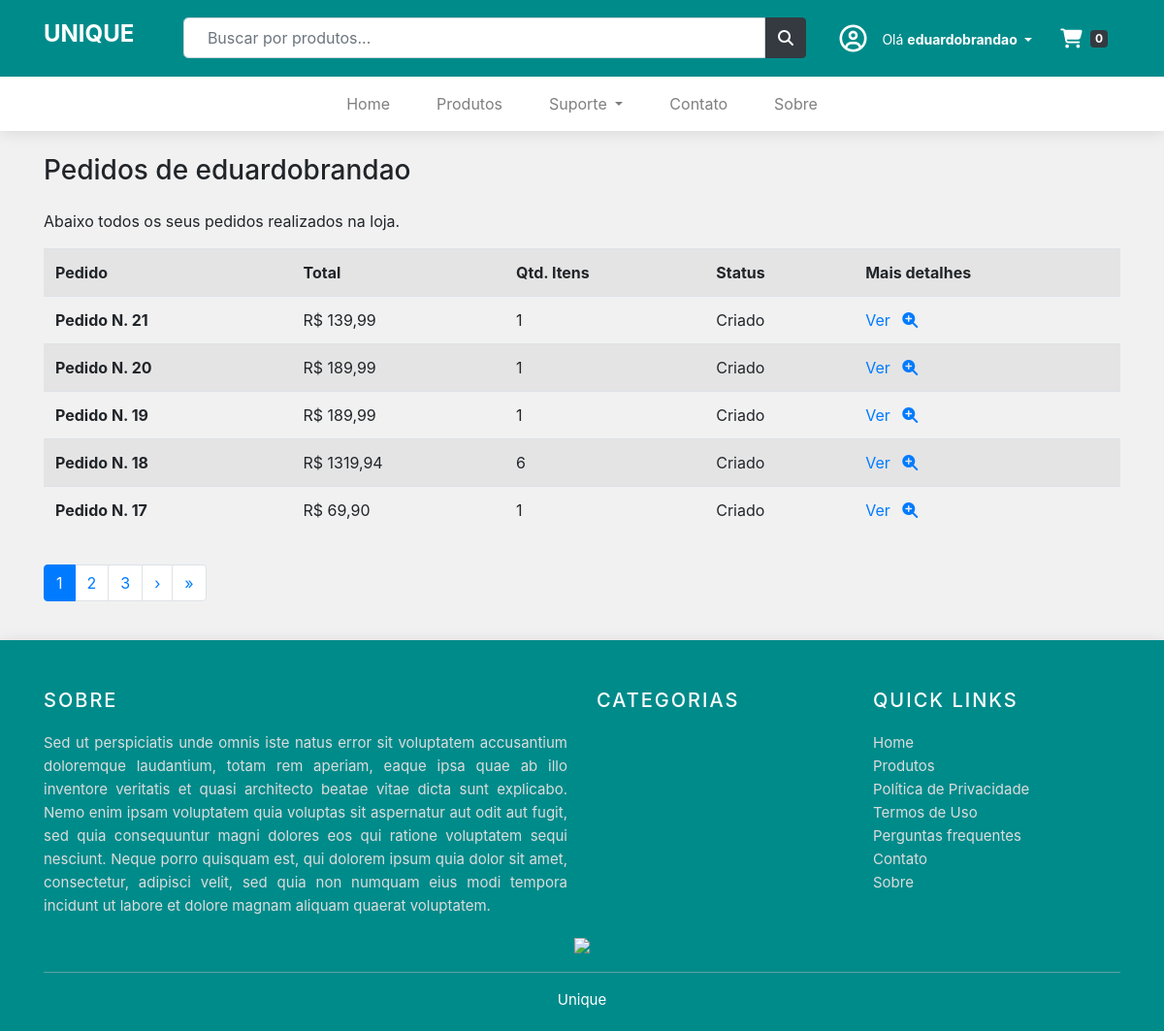
/pedido/lista/ (signed in), run on the app's committed database.
### pedido/models.py (models this page shows)
class Pedido(models.Model):
    usuario = models.ForeignKey(
        User, on_delete=models.CASCADE, verbose_name='Usuário')
    total = models.FloatField()
    qtd_total = models.PositiveIntegerField()
    status = models.CharField(
        default="C",
        max_length=1,
        choices=(
            ('A', 'Aprovado'),
            ('C', 'Criado'),
            ('R', 'Reprovado'),
            ('P', 'Pendente'),
            ('E', 'Enviado'),
            ('F', 'Finalizado'),
        )
    )
    def __str__(self):
        return f'Pedido N. {self.pk}'

### pedido/views.py (the view)
# urls.py: path('lista/', views.Lista.as_view(), name='lista'),
class Lista(DispatchLoginRequiredMixin, ListView):
    model = Pedido
    context_object_name = 'pedidos'
    template_name = 'pedido/lista.html'
    paginate_by = 5
    ordering = ['-id']

### pedido/views.py (called while the page is built)
    def dispatch(self, *args, **kwargs):
        if not self.request.user.is_authenticated:
            return redirect('perfil:criar')
        return super().dispatch(*args, **kwargs)

    def get_queryset(self, *args, **kwargs):
        qs = super().get_queryset(*args, **kwargs)
        qs = qs.filter(usuario=self.request.user)
        return qs

### produto/templatetags/omfilters.py (called while the page is built)
@register.filter
def formata_preco(val):
    return utils.formata_preco(val=val)

### utils/utils.py (called while the page is built)
def formata_preco(val):
    return f'R$ {val:.2f}'.replace('.', ',')

### pedido/templates/pedido/lista.html (shortened to what this page needs)
{% extends 'base.html' %}
{% load omfilters %}
{% block conteudo %}
<div class="row">
    <div class="col">
        <h3 class="mb-4">Pedidos de {{ user }}</h3>
        <p>Abaixo todos os seus pedidos realizados na loja.</p>
        <div class="table-responsive">
            <table class="table table-striped">
                <tr>
                    <th scope="col">Pedido</th>
                    <th scope="col">Total</th>
                    <th scope="col">Qtd. Itens</th>
                    <th scope="col">Status</th>
                    <th scope="col">Mais detalhes</th>
                </tr>
                {% for pedido in pedidos %}
                <tr>
                    <th scope="row">{{ pedido }}</td>
                    <td>{{ pedido.total|formata_preco }}</td>
                    <td>{{ pedido.qtd_total }}</td>
                    <td>{{ pedido.get_status_display }}</td>
                    <td>
                        <a href="{% url 'pedido:detalhe' pedido.id %}">
                            Ver <i class="fas fa-search-plus ml-2"></i>
                        </a>
                    </td>
                </tr>
                {% endfor %}
            </table>
        </div>
    </div>
</div>
{% include 'parciais/_pagination.html' %}
{% endblock %}

### templates/base.html (shortened to what this page needs)
{% load static %}
<!doctype html>
<html lang="pt">
<head>
    {% include 'parciais/_head.html' %}
</head>
<body style='background-color: #f1f1f1;'>
    {% include 'parciais/_nav.html' %}
    <main class="container mt-4 mb-4">
        {% block conteudo %}{% endblock %}
    </main>
    {% include 'parciais/_footer.html'%}
</body>
</html>

### templates/parciais/_head.html (shortened to what this page needs)
{% load static %}
<link rel="stylesheet" href="https://stackpath.bootstrapcdn.com/bootstrap/4.5.0/css/bootstrap.min.css"
>
<link rel="stylesheet" href="{% static 'css/nav.css'%}">
<link rel="stylesheet" href="{% static 'css/sobre.css'%}">
<link rel="stylesheet" href="{% static 'css/footer.css'%}">
<link rel="stylesheet" href="{% static 'css/formulario.css'%}">
<link rel="stylesheet" href="{% static 'css/style.css'%}">

### templates/parciais/_nav.html (shortened to what this page needs)
{% load static %}
{% load omfilters %}
<nav class="navbar navbar-expand-md fundo1 main-menu" style="box-shadow:none">
    <div class="container">
        <a class=" navbar-brand" href="/">
            <h4 class="font-weight-bold" style="color: white;">UNIQUE</h4>
        </a>
        <div class="collapse navbar-collapse">
            <form class="form-inline my-2 my-lg-0 mx-auto" method="GET" action="{% url 'produto:busca' %}">
                <input class="form-control" type="search" placeholder="Buscar por produtos..." aria-label="Search"
                    name="termo" value="{{ request.GET.termo }}">
                <button class="btn btn-dark my-2 my-sm-0" type="submit">
                    <i class="fa-solid fa-magnifying-glass"></i>
                </button>
            </form>
            <ul class="navbar-nav">
                {% if request.user.is_authenticated %}
                <li class="nav-item">
                    <a href="#" target="_blank" title=""><i class="fa-regular fa-circle-user fa-2x mr-2 mt-2"
                            style="color: #fff; font-size: 28px;"></i></a>
                </li>
                <li class="nav-item dropdown mr-2">
                    <a class="nav-link dropdown-toggle mt-1" href="#" id="navbarDropdown" role="button"
                        data-toggle="dropdown" aria-haspopup="false" aria-expanded="false"
                        style="color: #fff; font-size: 14px;">
                        Olá <strong>{{request.user}}</strong>
                    </a>
                </li>
                    {% endif %}
                <li class="nav-item">
                    <a class="btn btn-link" href="{% url 'produto:carrinho' %}">
                        {% if request.user.is_authenticated %}
                        <i class="fas fa-shopping-cart fa-lg mr-1" style=" color: #fff; margin-top: 10px;"></i>
                        {% else %}
                        <i class="fas fa-shopping-cart fa-lg mr-1" style=" color: #fff; margin-top: 20px;"></i>
                        {% endif %}
                        {% if request.session.carrinho %}
                        <span class=" badge badge-dark">
                            {{ request.session.carrinho|qtd_total_carrinho }}
                        </span>
                        {% else %}
                        <span class="badge badge-dark">0</span>
                        {% endif %}
                    </a>
                </li>
            </ul>
        </div>
    </div>
</nav>
<nav class="navbar navbar-expand-md navbar-light bg-light sub-menu">
    <div class="container">
        <div class="collapse navbar-collapse" id="navbar">
            <ul class="navbar-nav mx-auto">
                <li class="nav-item">
                    <a class="nav-link" href="/">Home <span class="sr-only">(current)</span></a>
                </li>
                <li class="nav-item">
                    <a class="nav-link" href="{% url 'produto:lista' %}">Produtos</a>
                </li>
                <li class="nav-item dropdown">
                    <a class="nav-link dropdown-toggle" href="#" id="navbarDropdown" role="button"
                        data-toggle="dropdown" aria-haspopup="false" aria-expanded="false">
                        Suporte
                    </a>
                </li>
                <li class="nav-item">
                    <a class="nav-link" href="{% url 'suporte:contato' %}">Contato</a>
                </li>
                <li class="nav-item">
                    <a class="nav-link" href="{% url 'suporte:sobre' %}">Sobre</a>
                </li>
            </ul>
        </div>
    </div>
</nav>

### templates/parciais/_pagination.html (shortened to what this page needs)
{% if is_paginated %}
<div class="col mt-3 mb-3">
    <div class="row">
        <div class="pagination">
            <ul class="pagination">
                {% for num in page_obj.paginator.page_range %}
                {% if page_obj.number == num %}
                <li class="page-item active">
                    <a class="page-link" href="?page={{ num }}">{{ num }}</a>
                </li>
                {% elif num > page_obj.number|add:'-3' and num < page_obj.number|add:'3' %} <li class="page-item">
                    <a class="page-link" href="?page={{ num }}">{{ num }}</a>
                    </li>
                    {% endif %}
                    {% endfor %}
                    {% if page_obj.has_next %}
                    <li class="page-item">
                        <a class="page-link" href="?page={{ page_obj.next_page_number }}">&rsaquo;</a>
                    </li>
                    <li class="page-item">
                        <a class="page-link" href="?page={{ page_obj.paginator.num_pages }}">&raquo;</a>
                    </li>
                    {% endif %}
            </ul>
        </div>
    </div>
</div>
{% endif %}

### templates/parciais/_footer.html (shortened to what this page needs)
{% load static %}
<footer class="site-footer">
    <div class="container">
        <div class="row">
            <div class="col-sm-12 col-md-6">
                <h6>Sobre</h6>
                <p class="text-justify" style="color: #DCDCDC;">
                    Sed ut perspiciatis unde omnis iste natus error sit voluptatem accusantium doloremque laudantium,
                    totam rem aperiam,
                    eaque ipsa quae ab illo inventore veritatis et quasi architecto beatae vitae dicta sunt explicabo.
                    Nemo enim ipsam voluptatem
                    quia voluptas sit aspernatur aut odit aut fugit, sed quia consequuntur magni dolores eos qui ratione
                    voluptatem sequi nesciunt.
                    Neque porro quisquam est, qui dolorem ipsum quia dolor sit amet, consectetur, adipisci velit, sed
                    quia non numquam eius modi
                    tempora incidunt ut labore et dolore magnam aliquam quaerat voluptatem.
                </p>
            </div>
            <div class="col-xs-6 col-md-3">
                <h6>Categorias</h6>
            </div>
            <div class="col-xs-6 col-md-3">
                <h6>Quick Links</h6>
                <ul class="footer-links">
                    <li>
                        <a href="/" style="color: #DCDCDC;">Home</a>
                    </li>
                    <li>
                        <a href="{% url 'produto:lista' %}" style="color: #DCDCDC;">Produtos</a>
                    </li>
                    <li>
                        <a href="{% url 'suporte:privacidade' %}" style="color: #DCDCDC;">Política de Privacidade</a>
                    </li>
                    <li>
                        <a href="{% url 'suporte:termos' %}" style="color: #DCDCDC;">Termos de Uso</a>
                    </li>
                    <li>
                        <a href="{% url 'suporte:perguntas' %}" style="color: #DCDCDC;">Perguntas frequentes</a>
                    </li>
                    <li>
                        <a href="{% url 'suporte:contato' %}" style="color: #DCDCDC;">Contato</a>
                    </li>
                    <li>
                        <a href="{% url 'suporte:sobre' %}" style="color: #DCDCDC;">Sobre</a>
                    </li>
                </ul>
            </div>
        </div>
        <div class="row">
            <div class="col-sm-12 col-md-12">
                <div class="text-center">
                    <a href="/">
                        <img src="https://i.postimg.cc/PrVBvKWQ/unique-todo-1.png" height="200" />
                    </a>
                </div>
            </div>
        </div>
        <hr>
    </div>
    <div class="container">
        <div class="row">
            <div class="col-md-12 col-sm-12 col-xs-12">
                <p class="copyright-text text-center" style="color: #fff;">
                    Unique
                </p>
            </div>
        </div>
    </div>
</footer>

### templates/parciais/_gototop.html (shortened to what this page needs)
{% load static %}

### templates/static/css/nav.css (style rules this page uses)
.form-control { height: calc(2.5rem + 2px); padding: 0.5rem 1.5rem; font-size: 1rem; line-height: 1.5; border-radius: 0.3rem; }
.btn { font-size: 1rem; padding: 0.5rem 0.75rem; font-size: 1rem; line-height: 1.5; border-radius: 0.25rem; }
.form-inline .form-control { border-top-right-radius: 0; border-bottom-right-radius: 0; }
.form-inline .btn { border-top-left-radius: 0; border-bottom-left-radius: 0; }
@media (min-width: 768px) { .form-inline .form-control { width: 210px; } }
@media (min-width: 992px) { .form-inline .form-control { width: 440px; } }
@media (min-width: 1200px) { .form-inline .form-control { width: 600px; } }
.navbar { padding: 1rem; }
.main-menu { position: relative; z-index: 3; }
.sub-menu { position: relative; z-index: 2; padding: 0 1rem; }
@media (min-width: 768px) { .sub-menu { padding: 0 1rem; } }
@media (min-width: 768px) { .sub-menu.navbar-expand-md .navbar-nav .nav-link { padding: 1rem 1.5rem; } }
.navbar.bg-light { background: #fff !important; box-shadow: 0px 2px 15px 0px rgba(0, 0, 0, 0.1); }
.fundo1 { background-color: #008B8B; }

### templates/static/css/footer.css (style rules this page uses)
.site-footer { background: #008B8B !important; padding: 45px 0 20px; font-size: 15px; line-height: 24px; color: #737373; box-shadow: 0px 2px 15px 0px rgba(0, 0, 0, 0.1); }
.site-footer hr { border-top-color: #bbb; opacity: 0.5 }
.site-footer h6 { color: #fff; font-size: 20px; text-transform: uppercase; margin-top: 5px; margin-bottom: 20px; letter-spacing: 2px }
.site-footer a { color: white; }
.footer-links { padding-left: 0; list-style: none }
.footer-links li { display: block }
.footer-links a { color: #737373 }
.copyright-text { margin: 0 }

### templates/static/css/formulario.css (style rules this page uses)
input { outline: none; border: none; }
button { outline: none !important; border: none; background: transparent; }

### data on the page
Pedido: id "Pedido N. 21", total "R$ 139,99", qtd_total "1", status "Criado"
Pedido: id "Pedido N. 20", total "R$ 189,99", qtd_total "1", status "Criado"
Pedido: id "Pedido N. 19", total "R$ 189,99", qtd_total "1", status "Criado"
Pedido: id "Pedido N. 18", total "R$ 1319,94", qtd_total "6", status "Criado"
Pedido: id "Pedido N. 17", total "R$ 69,90", qtd_total "1", status "Criado"

### other printed values
{{ request.user }} "eduardobrandao"
{{ user }} "eduardobrandao"
{{ num }} "1"
{{ num }} "2" "3"
